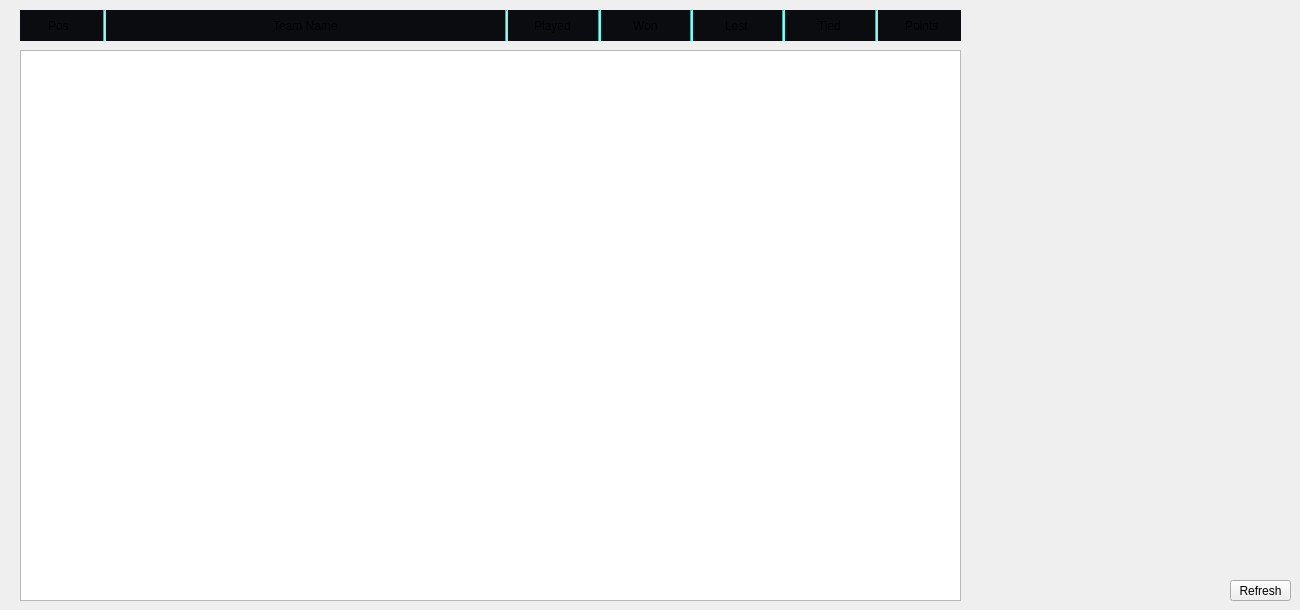
    <widget class="QWidget" name="pointsTableTab">
     <attribute name="title">
      <string>Points Table</string>
     </attribute>
     <widget class="QWidget" name="horizontalWidget_3" native="true">
      <property name="geometry">
       <rect>
        <x>20</x>
        <y>10</y>
        <width>941</width>
        <height>31</height>
       </rect>
      </property>
      <property name="styleSheet">
       <string notr="true">background-color: rgb(11, 12, 16);</string>
      </property>
      <layout class="QHBoxLayout" name="horizontalLayout_7" stretch="1,0,5,0,1,0,1,0,1,0,1,0,1">
       <item alignment="Qt::AlignHCenter">
        <widget class="QLabel" name="positionLabel">
         <property name="text">
          <string>Pos</string>
         </property>
        </widget>
       </item>
       <item>
        <widget class="Line" name="line">
         <property name="styleSheet">
          <string notr="true">background-color: rgb(102, 252, 241);</string>
         </property>
         <property name="orientation">
          <enum>Qt::Vertical</enum>
         </property>
        </widget>
       </item>
       <item alignment="Qt::AlignHCenter">
        <widget class="QLabel" name="teamNameLabel2">
         <property name="text">
          <string>Team Name</string>
         </property>
        </widget>
       </item>
       <item>
        <widget class="Line" name="line_2">
         <property name="styleSheet">
          <string notr="true">background-color: rgb(102, 252, 241);</string>
         </property>
         <property name="orientation">
          <enum>Qt::Vertical</enum>
         </property>
        </widget>
       </item>
       <item alignment="Qt::AlignHCenter">
        <widget class="QLabel" name="playedLabel">
         <property name="text">
          <string>Played</string>
         </property>
        </widget>
       </item>
       <item>
        <widget class="Line" name="line_3">
         <property name="styleSheet">
          <string notr="true">background-color: rgb(102, 252, 241);</string>
         </property>
         <property name="orientation">
          <enum>Qt::Vertical</enum>
         </property>
        </widget>
       </item>
       <item alignment="Qt::AlignHCenter">
        <widget class="QLabel" name="wonLabel">
         <property name="text">
          <string>Won</string>
         </property>
        </widget>
       </item>
       <item>
        <widget class="Line" name="line_4">
         <property name="styleSheet">
          <string notr="true">background-color: rgb(102, 252, 241);</string>
         </property>
         <property name="orientation">
          <enum>Qt::Vertical</enum>
         </property>
        </widget>
       </item>
       <item alignment="Qt::AlignHCenter">
        <widget class="QLabel" name="lostlabel">
         <property name="text">
          <string>Lost</string>
         </property>
        </widget>
       </item>
       <item>
        <widget class="Line" name="line_5">
         <property name="styleSheet">
          <string notr="true">background-color: rgb(102, 252, 241);</string>
         </property>
         <property name="orientation">
          <enum>Qt::Vertical</enum>
         </property>
        </widget>
       </item>
       <item alignment="Qt::AlignHCenter">
        <widget class="QLabel" name="tiedLabel">
         <property name="text">
          <string>Tied</string>
         </property>
        </widget>
       </item>
       <item>
        <widget class="Line" name="line_6">
         <property name="styleSheet">
          <string notr="true">background-color: rgb(102, 252, 241);</string>
         </property>
         <property name="orientation">
          <enum>Qt::Vertical</enum>
         </property>
        </widget>
       </item>
       <item alignment="Qt::AlignHCenter">
        <widget class="QLabel" name="pointsLabel">
         <property name="text">
          <string>Points</string>
         </property>
        </widget>
       </item>
      </layout>
     </widget>
     <widget class="QTableWidget" name="pointsTableWidget">
      <property name="geometry">
       <rect>
        <x>20</x>
        <y>50</y>
        <width>941</width>
        <height>551</height>
       </rect>
      </property>
     </widget>
     <widget class="QPushButton" name="refreshButton4">
      <property name="geometry">
       <rect>
        <x>1230</x>
        <y>580</y>
        <width>61</width>
        <height>21</height>
       </rect>
      </property>
      <property name="text">
       <string>Refresh</string>
      </property>
     </widget>
    </widget>
